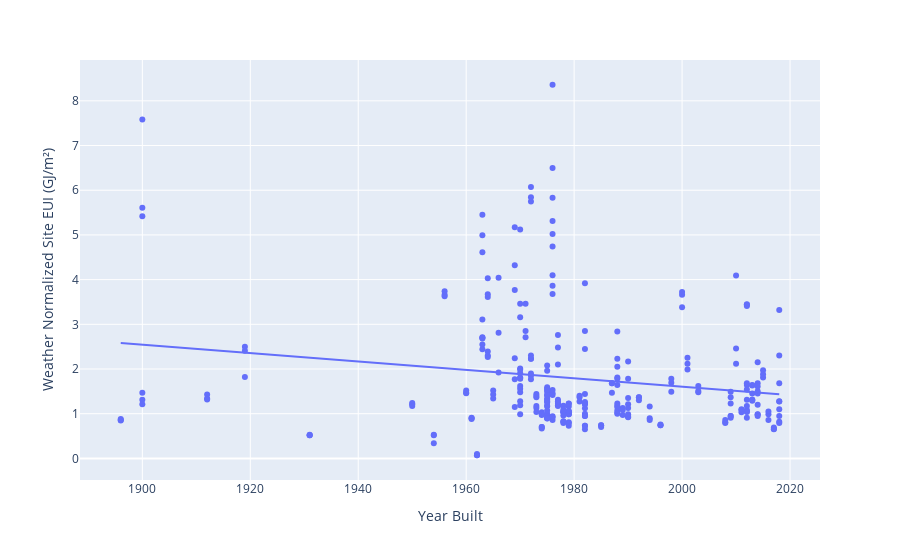

The code cell stored with this chart in its notebook:
### Code cell
fig = px.scatter(df, x='Year Built', y='Weather Normalized Site EUI (GJ/m²)', trendline="ols")
fig.show()

### Figure 1 — Plotly figure (JSON) as saved in the notebook; plotly's stock layout.template omitted (floating-point values rounded to 4 significant figures; data arrays with more than 128 entries replaced by an {"elided": "..."} marker saying what was removed)
{"data": [{"hovertemplate": "Year Built=%{x}<br>Weather Normalized Site EUI (GJ/m²)=%{y}<extra></extra>", "legendgroup": "", "marker": {"color": "#636efa", "symbol": "circle"}, "mode": "markers", "name": "", "orientation": "v", "showlegend": false, "type": "scatter", "x": {"elided": "297 int values"}, "xaxis": "x", "y": {"elided": "297 float values"}, "yaxis": "y"}, {"hovertemplate": "<b>OLS trendline</b><br>Weather Normalized Site EUI (GJ/m²) = -0.00939381 * Year Built + 20.3934<br>R<sup>2</sup>=0.033371<br><br>Year Built=%{x}<br>Weather Normalized Site EUI (GJ/m²)=%{y} <b>(trend)</b><extra></extra>", "legendgroup": "", "marker": {"color": "#636efa", "symbol": "circle"}, "mode": "lines", "name": "", "showlegend": false, "type": "scatter", "x": {"elided": "297 int values"}, "xaxis": "x", "y": {"elided": "297 float values"}, "yaxis": "y"}], "layout": {"legend": {"tracegroupgap": 0}, "margin": {"t": 60}, "xaxis": {"anchor": "y", "domain": [0, 1], "title": {"text": "Year Built"}}, "yaxis": {"anchor": "x", "domain": [0, 1], "title": {"text": "Weather Normalized Site EUI (GJ/m²)"}}}}
